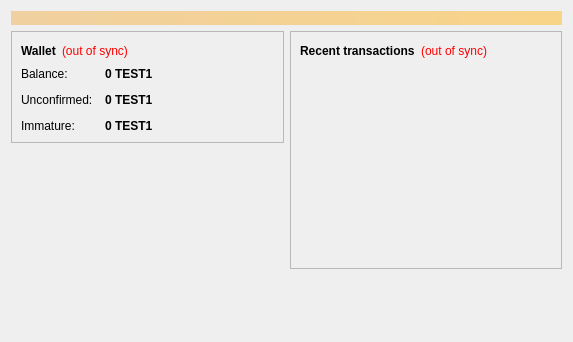
<?xml version="1.0" encoding="UTF-8"?>
<ui version="4.0">
 <class>OverviewPage</class>
 <widget class="QWidget" name="OverviewPage">
  <property name="geometry">
   <rect>
    <x>0</x>
    <y>0</y>
    <width>573</width>
    <height>342</height>
   </rect>
  </property>
  <property name="windowTitle">
   <string>Form</string>
  </property>
  <layout class="QVBoxLayout" name="topLayout">
   <item>
    <widget class="QLabel" name="labelAlerts">
     <property name="visible">
      <bool>false</bool>
     </property>
     <property name="styleSheet">
      <string notr="true">background-color: qlineargradient(x1: 0, y1: 0, x2: 1, y2: 0, stop:0 #F0D0A0, stop:1 #F8D488); color:#000000;</string>
     </property>
     <property name="wordWrap">
      <bool>true</bool>
     </property>
     <property name="margin">
      <number>3</number>
     </property>
    </widget>
   </item>
   <item>
    <layout class="QHBoxLayout" name="horizontalLayout" stretch="1,1">
     <item>
      <layout class="QVBoxLayout" name="verticalLayout_2">
       <item>
        <widget class="QFrame" name="frame">
         <property name="frameShape">
          <enum>QFrame::StyledPanel</enum>
         </property>
         <property name="frameShadow">
          <enum>QFrame::Raised</enum>
         </property>
         <layout class="QVBoxLayout" name="verticalLayout_4">
          <item>
           <layout class="QHBoxLayout" name="horizontalLayout_4">
            <item>
             <widget class="QLabel" name="label_5">
              <property name="font">
               <font>
                <weight>75</weight>
                <bold>true</bold>
               </font>
              </property>
              <property name="text">
               <string>Wallet</string>
              </property>
             </widget>
            </item>
            <item>
             <widget class="QLabel" name="labelWalletStatus">
              <property name="toolTip">
               <string>The displayed information may be out of date. Your wallet automatically synchronizes with the Test1Coin network after a connection is established, but this process has not completed yet.</string>
              </property>
              <property name="styleSheet">
               <string notr="true">QLabel { color: red; }</string>
              </property>
              <property name="text">
               <string notr="true">(out of sync)</string>
              </property>
              <property name="alignment">
               <set>Qt::AlignLeading|Qt::AlignLeft|Qt::AlignVCenter</set>
              </property>
             </widget>
            </item>
            <item>
             <spacer name="horizontalSpacer_2">
              <property name="orientation">
               <enum>Qt::Horizontal</enum>
              </property>
              <property name="sizeHint" stdset="0">
               <size>
                <width>40</width>
                <height>20</height>
               </size>
              </property>
             </spacer>
            </item>
           </layout>
          </item>
          <item>
           <layout class="QFormLayout" name="formLayout_2">
            <property name="fieldGrowthPolicy">
             <enum>QFormLayout::AllNonFixedFieldsGrow</enum>
            </property>
            <property name="horizontalSpacing">
             <number>12</number>
            </property>
            <property name="verticalSpacing">
             <number>12</number>
            </property>
            <item row="0" column="0">
             <widget class="QLabel" name="label">
              <property name="text">
               <string>Balance:</string>
              </property>
             </widget>
            </item>
            <item row="0" column="1">
             <widget class="QLabel" name="labelBalance">
              <property name="font">
               <font>
                <weight>75</weight>
                <bold>true</bold>
               </font>
              </property>
              <property name="cursor">
               <cursorShape>IBeamCursor</cursorShape>
              </property>
              <property name="toolTip">
               <string>Your current balance</string>
              </property>
              <property name="text">
               <string notr="true">0 TEST1</string>
              </property>
              <property name="textInteractionFlags">
               <set>Qt::LinksAccessibleByMouse|Qt::TextSelectableByKeyboard|Qt::TextSelectableByMouse</set>
              </property>
             </widget>
            </item>
            <item row="1" column="0">
             <widget class="QLabel" name="label_3">
              <property name="text">
               <string>Unconfirmed:</string>
              </property>
             </widget>
            </item>
            <item row="1" column="1">
             <widget class="QLabel" name="labelUnconfirmed">
              <property name="font">
               <font>
                <weight>75</weight>
                <bold>true</bold>
               </font>
              </property>
              <property name="cursor">
               <cursorShape>IBeamCursor</cursorShape>
              </property>
              <property name="toolTip">
               <string>Total of transactions that have yet to be confirmed, and do not yet count toward the current balance</string>
              </property>
              <property name="text">
               <string notr="true">0 TEST1</string>
              </property>
              <property name="textInteractionFlags">
               <set>Qt::LinksAccessibleByMouse|Qt::TextSelectableByKeyboard|Qt::TextSelectableByMouse</set>
              </property>
             </widget>
            </item>
            <item row="2" column="0">
             <widget class="QLabel" name="labelImmatureText">
              <property name="text">
               <string>Immature:</string>
              </property>
             </widget>
            </item>
            <item row="2" column="1">
             <widget class="QLabel" name="labelImmature">
              <property name="font">
               <font>
                <weight>75</weight>
                <bold>true</bold>
               </font>
              </property>
              <property name="toolTip">
               <string>Mined balance that has not yet matured</string>
              </property>
              <property name="text">
               <string notr="true">0 TEST1</string>
              </property>
              <property name="textInteractionFlags">
               <set>Qt::LinksAccessibleByMouse|Qt::TextSelectableByKeyboard|Qt::TextSelectableByMouse</set>
              </property>
             </widget>
            </item>
           </layout>
          </item>
         </layout>
        </widget>
       </item>
       <item>
        <spacer name="verticalSpacer">
         <property name="orientation">
          <enum>Qt::Vertical</enum>
         </property>
         <property name="sizeHint" stdset="0">
          <size>
           <width>20</width>
           <height>40</height>
          </size>
         </property>
        </spacer>
       </item>
        <item>
         <widget class="QLabel" name="label_wallet_bgcoin">
          <property name="text">
           <string/>
          </property>
          <property name="pixmap">
           <pixmap resource="../bitcoin.qrc">:/images/wallet_bgcoin</pixmap>
          </property>
          <property name="scaledContents">
           <bool>false</bool>
          </property>
          <property name="alignment">
           <set>Qt::AlignCenter</set>
          </property>
          <property name="margin">
           <number>-2</number>
          </property>
         </widget>
        </item>
        <item>
         <widget class="QLabel" name="label_6">
          <property name="text">
           <string/>
          </property>
         </widget>
        </item>
      </layout>
     </item>
     <item>
      <layout class="QVBoxLayout" name="verticalLayout_3">
       <item>
        <widget class="QFrame" name="frame_2">
         <property name="frameShape">
          <enum>QFrame::StyledPanel</enum>
         </property>
         <property name="frameShadow">
          <enum>QFrame::Raised</enum>
         </property>
         <layout class="QVBoxLayout" name="verticalLayout">
          <item>
           <layout class="QHBoxLayout" name="horizontalLayout_2">
            <item>
             <widget class="QLabel" name="label_4">
              <property name="text">
               <string>&lt;b&gt;Recent transactions&lt;/b&gt;</string>
              </property>
             </widget>
            </item>
            <item>
             <widget class="QLabel" name="labelTransactionsStatus">
              <property name="toolTip">
               <string>The displayed information may be out of date. Your wallet automatically synchronizes with the Test1Coin network after a connection is established, but this process has not completed yet.</string>
              </property>
              <property name="styleSheet">
               <string notr="true">QLabel { color: red; }</string>
              </property>
              <property name="text">
               <string notr="true">(out of sync)</string>
              </property>
              <property name="alignment">
               <set>Qt::AlignRight|Qt::AlignTrailing|Qt::AlignVCenter</set>
              </property>
             </widget>
            </item>
            <item>
             <spacer name="horizontalSpacer">
              <property name="orientation">
               <enum>Qt::Horizontal</enum>
              </property>
              <property name="sizeHint" stdset="0">
               <size>
                <width>40</width>
                <height>20</height>
               </size>
              </property>
             </spacer>
            </item>
           </layout>
          </item>
          <item>
           <widget class="QListView" name="listTransactions">
            <property name="styleSheet">
             <string notr="true">QListView { background: transparent; }</string>
            </property>
            <property name="frameShape">
             <enum>QFrame::NoFrame</enum>
            </property>
            <property name="verticalScrollBarPolicy">
             <enum>Qt::ScrollBarAlwaysOff</enum>
            </property>
            <property name="horizontalScrollBarPolicy">
             <enum>Qt::ScrollBarAlwaysOff</enum>
            </property>
            <property name="selectionMode">
             <enum>QAbstractItemView::NoSelection</enum>
            </property>
           </widget>
          </item>
         </layout>
        </widget>
       </item>
       <item>
        <spacer name="verticalSpacer_2">
         <property name="orientation">
          <enum>Qt::Vertical</enum>
         </property>
         <property name="sizeHint" stdset="0">
          <size>
           <width>20</width>
           <height>40</height>
          </size>
         </property>
        </spacer>
       </item>
      </layout>
     </item>
    </layout>
   </item>
  </layout>
 </widget>
 <resources/>
 <connections/>
</ui>
